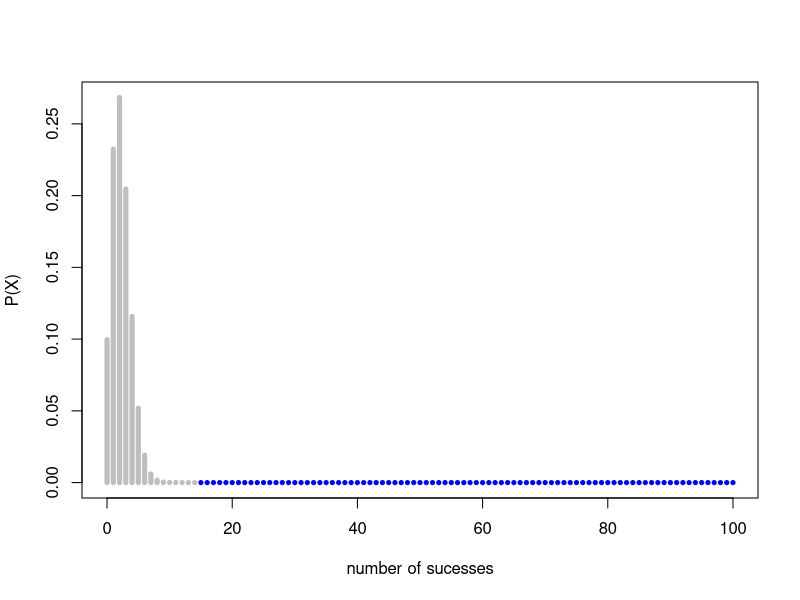
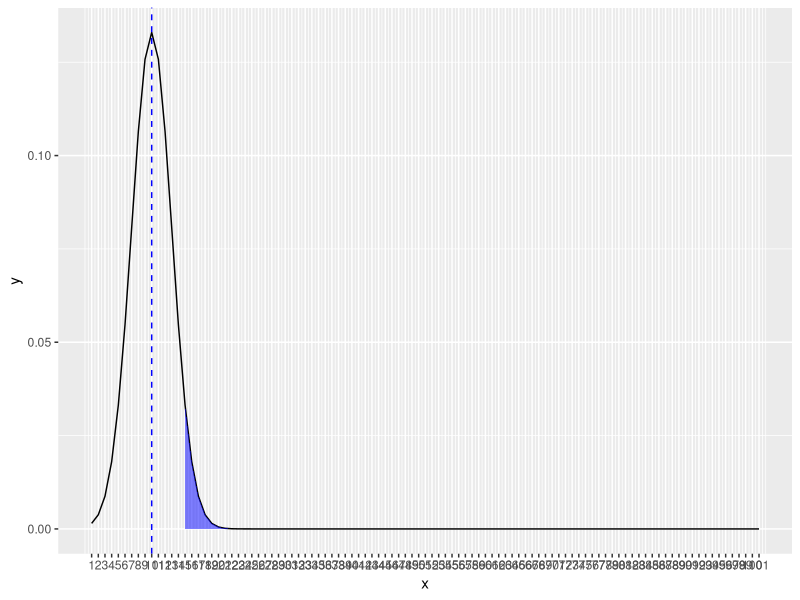

Source code (R) for these figures, in order:
#page no:290-291
library(ggplot2)
library(gridExtra)
mu=10
sd=3
x=16
z=(x-mu)/sd
xx=0:100
n=100
px=dbinom(xx,size=n,prob=0.0228)
df<-data.frame(x=xx,y=px)
z1=15
z2=100
p1<-plot(df$x,df$y,type='h',lty=1,lwd=5,xlab="number of sucesses",ylab="P(X)",col=ifelse(df$x<15,'grey','blue'))
x_norm=seq(0:100)
p_norm=dnorm(x_norm,mean=mu,sd=sd)
df_norm<-data.frame(x=x_norm,y=p_norm)
p2<-qplot(x,y,data=df_norm,geom="line")+
  geom_ribbon(data=subset(df_norm, x>=15 ),aes(ymax=y),ymin=0,
              fill="blue",colour=NA,alpha=0.5)+
  scale_x_continuous("x",labels=as.character(seq(0:100)),breaks=seq(0:100))+
  geom_vline(aes(xintercept=mu),color="blue",linetype="dashed")
p2
x1=16.0
p16<-round(pnorm(x1,mean=mu,sd=sd),4)
pgt16=1-p16
print(paste("P(X>16) =",pgt16))